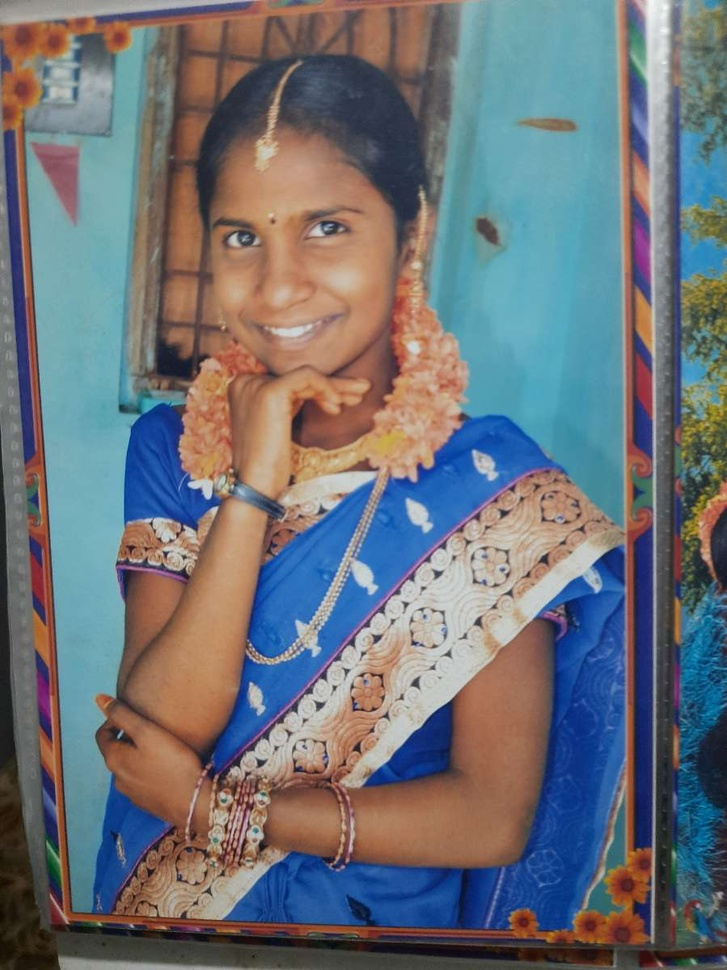
#> input picture IMG-20230904-WA0017.jpg, 727 x 970 px, shrunk from 899 x 1199 before the run, found by its file name
$ python facedetection.py
#> lines starting #> are read from the running program, lines starting #| are printed output that depends on the picture; after the words box and inside, x2 and y2 are one past the last pixel; in counts of white or black regions, pixels touching at a corner belong together
import cv2

face_cascade=cv2.CascadeClassifier(r'C:\Users\maddi\Desktop\codsoft\codsoft2\haarcascade_frontalface_default.xml')
img=cv2.imread(r'C:\Users\maddi\Desktop\codsoft\codsoft2\IMG-20230904-WA0017.jpg')
#> img is the input picture: shape (970, 727, 3); mean B, G, R 119.5, 113.7, 109.6
gray=cv2.cvtColor(img,cv2.COLOR_BGR2GRAY)
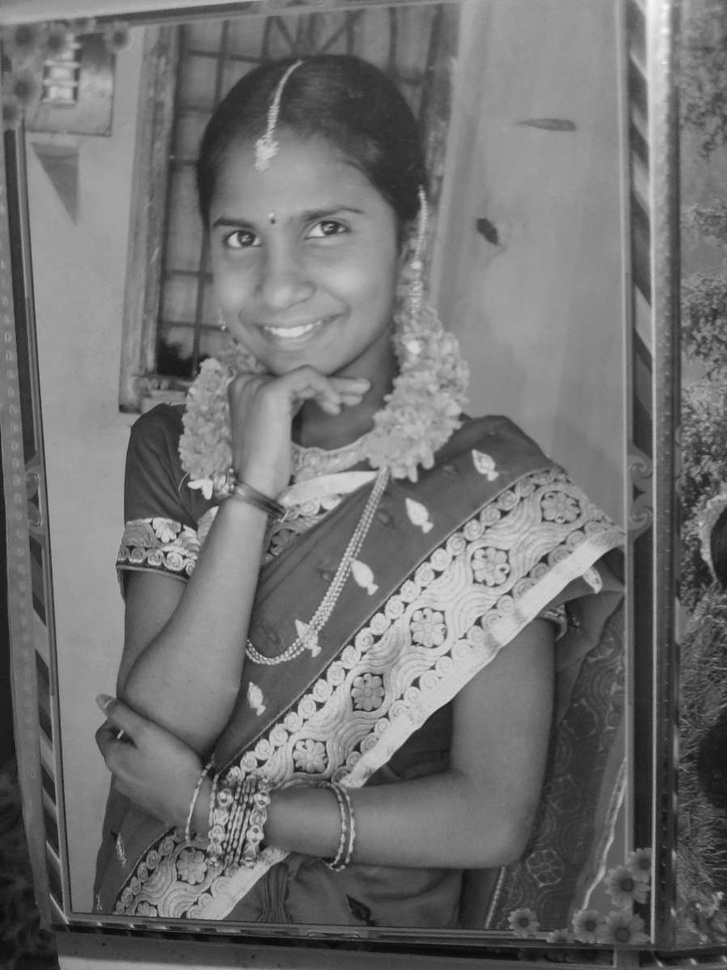
#> gray: shape (970, 727); min 6, max 251, mean 113.2
faces=face_cascade.detectMultiScale(gray,1.1,4)
#> faces = [[175, 147, 226, 226]]

for (x,y,w,h) in faces:
    cv2.rectangle(img,(x,y),(x+w,y+h),(255,0,0),3)
#> this loop made 1 pass
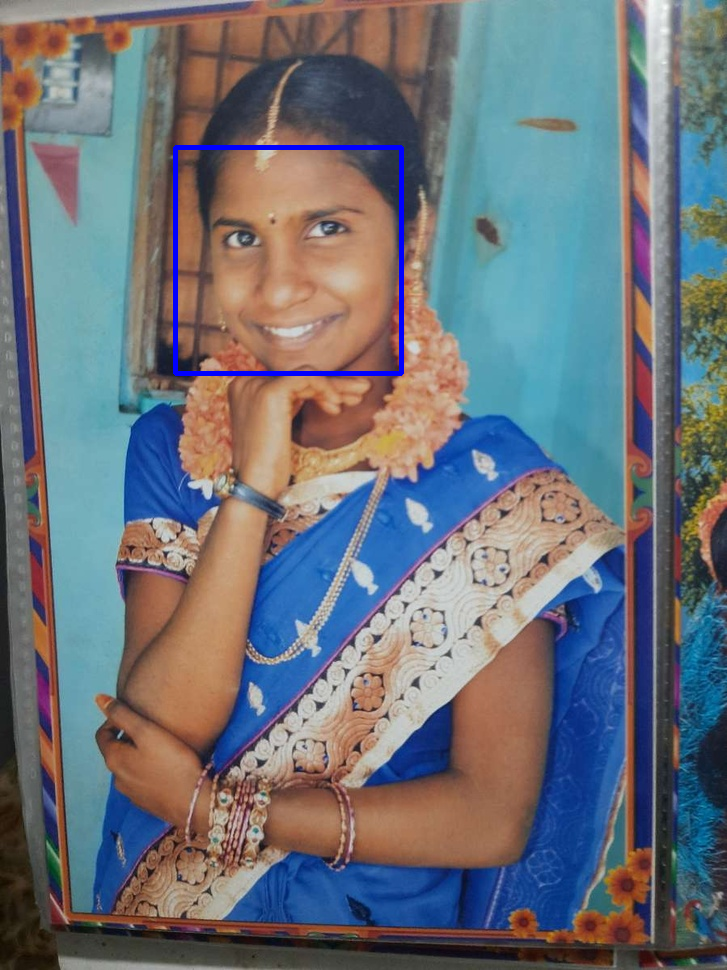
#> img: shape (970, 727, 3); 0.64% of pixels changed, all inside (x1, y1, x2, y2) = (173, 145, 404, 376)
cv2.imshow('img',img)
cv2.waitKey()

$ run again, with IMG-20230904-WA0010.jpg copied over IMG-20230904-WA0017.jpg
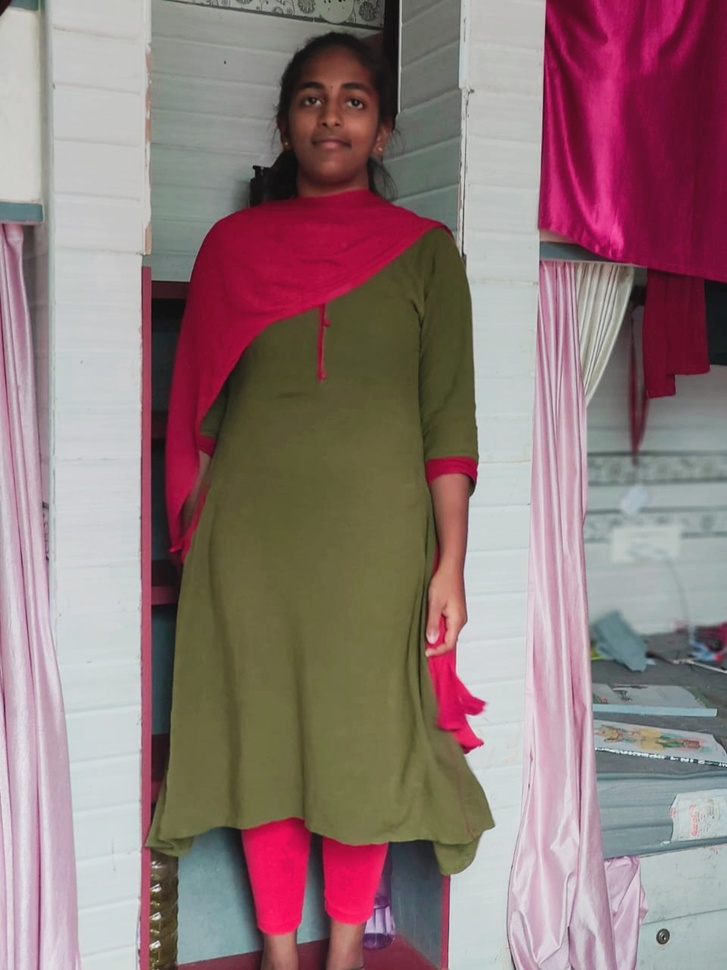
#> input picture IMG-20230904-WA0010.jpg, 727 x 970 px, shrunk from 960 x 1280 before the run, found by its file name
#> img is the input picture: shape (970, 727, 3); mean B, G, R 122.7, 121.9, 145
#> `gray=cv2.cvtColor(img,cv2.COLOR_BGR2GRAY)`:
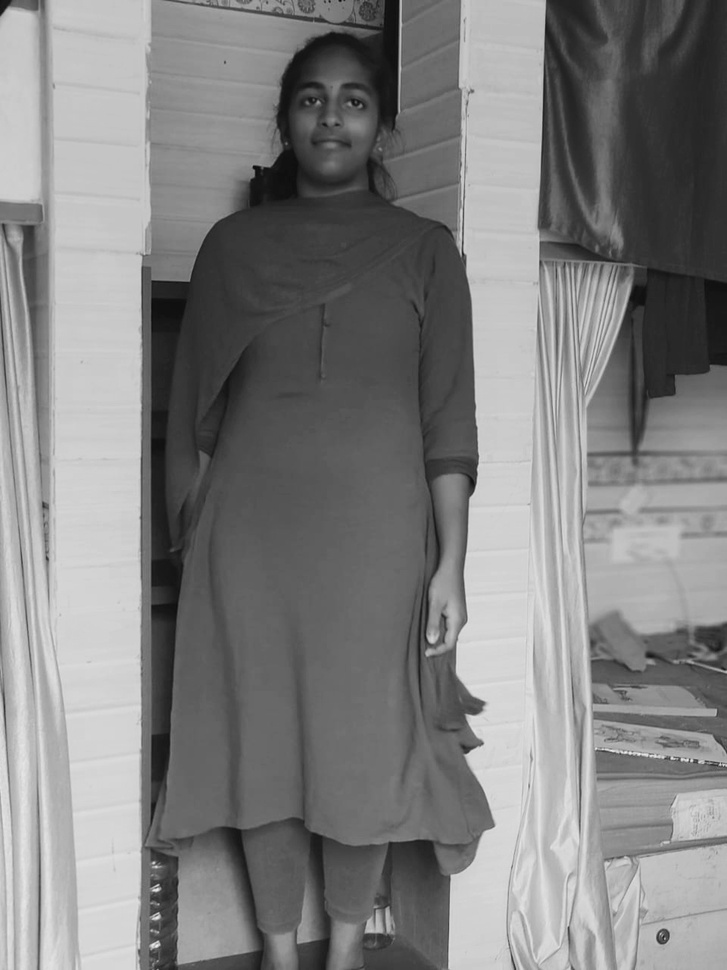
#> gray: shape (970, 727); min 10, max 242, mean 128.9
#> faces = [[276, 57, 112, 112]]
#> the loop `for (x,y,w,h) in faces:` made 1 pass
#> after the loop `for (x,y,w,h) in faces:`:
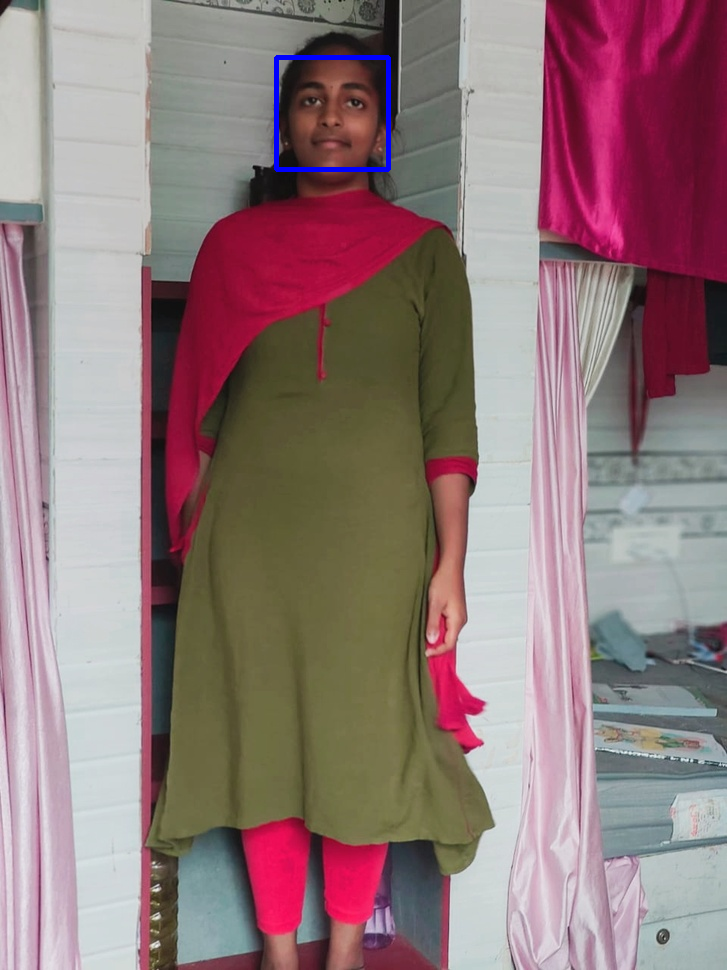
#> img: shape (970, 727, 3); 0.32% of pixels changed, all inside (x1, y1, x2, y2) = (274, 55, 391, 172)

$ run again, with IMG-20230904-WA0018.jpg copied over IMG-20230904-WA0017.jpg
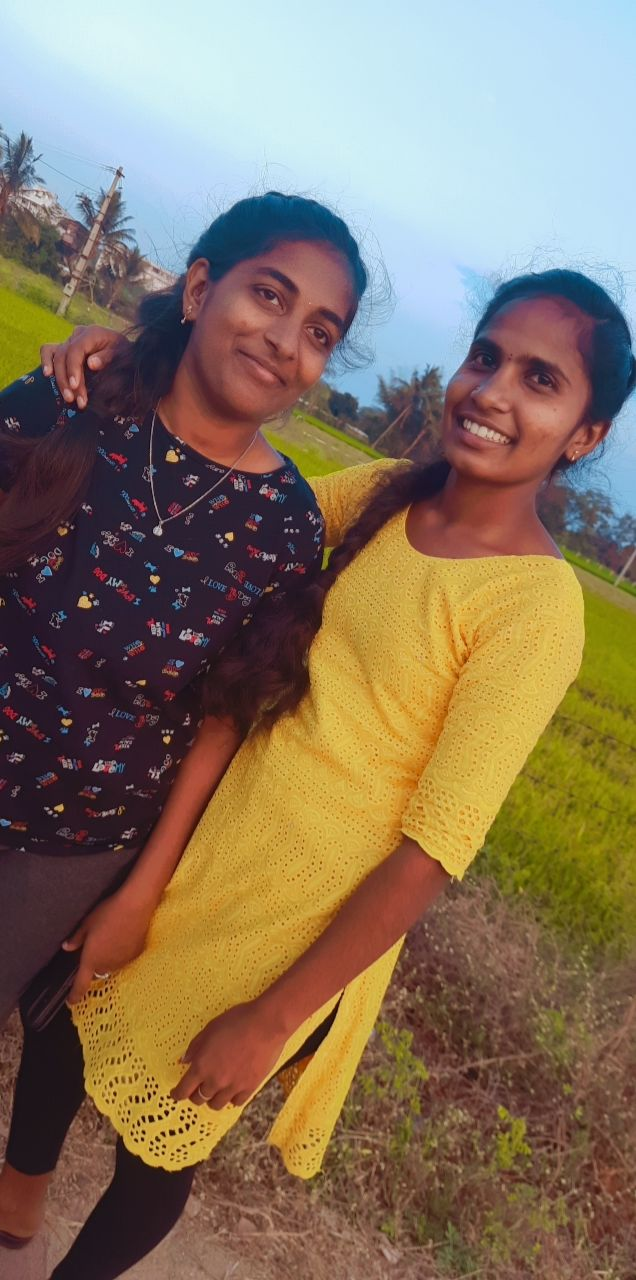
#> input picture IMG-20230904-WA0018.jpg, 636 x 1280 px, found by its file name
#> img is the input picture: shape (1280, 636, 3); mean B, G, R 95.9, 116.5, 134.3
#> `gray=cv2.cvtColor(img,cv2.COLOR_BGR2GRAY)`:
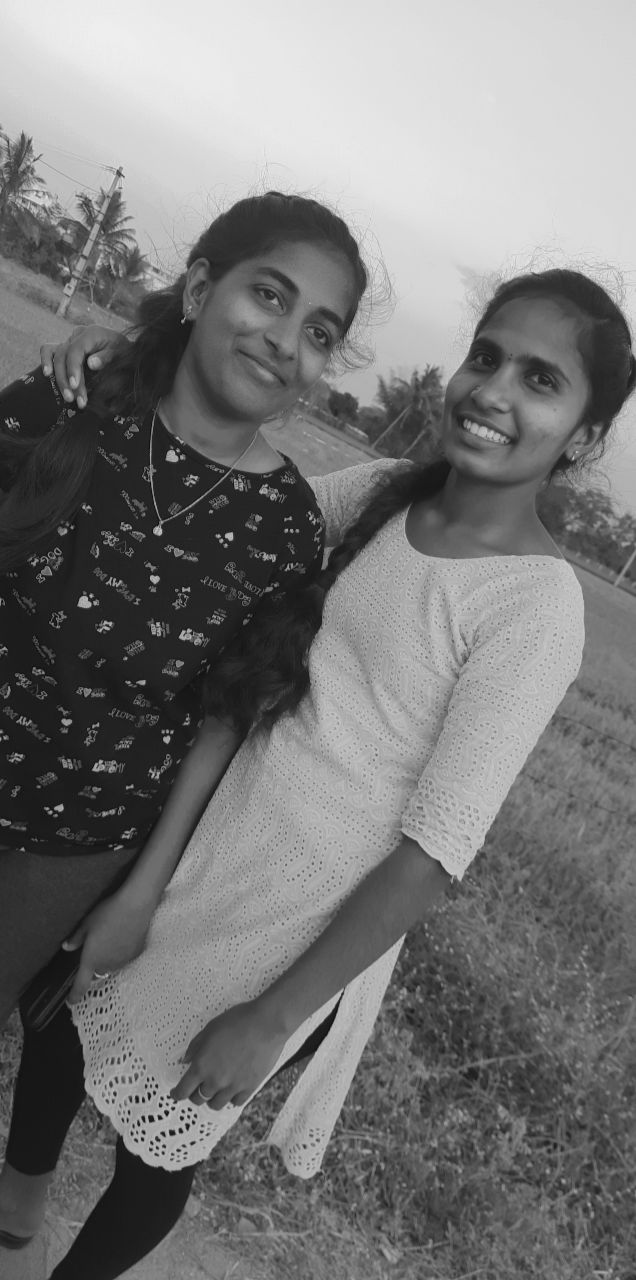
#> gray: shape (1280, 636); min 5, max 239, mean 119.4
#> faces = [[81, 1060, 54, 54], [111, 1098, 55, 55]]
#> the loop `for (x,y,w,h) in faces:` made 2 passes
#> after the loop `for (x,y,w,h) in faces:`:
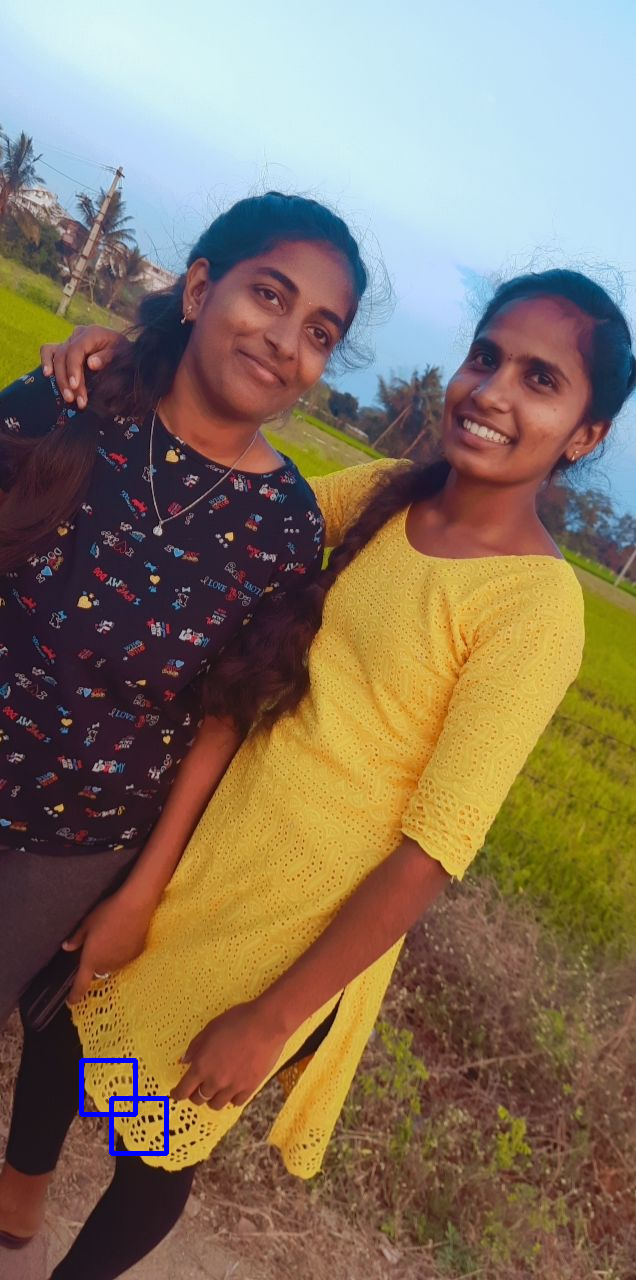
#> img: shape (1280, 636, 3); 0.26% of pixels changed, all inside (x1, y1, x2, y2) = (79, 1058, 169, 1156)

$ run again, with WIN_20230517_16_35_07_Pro.jpg copied over IMG-20230904-WA0017.jpg
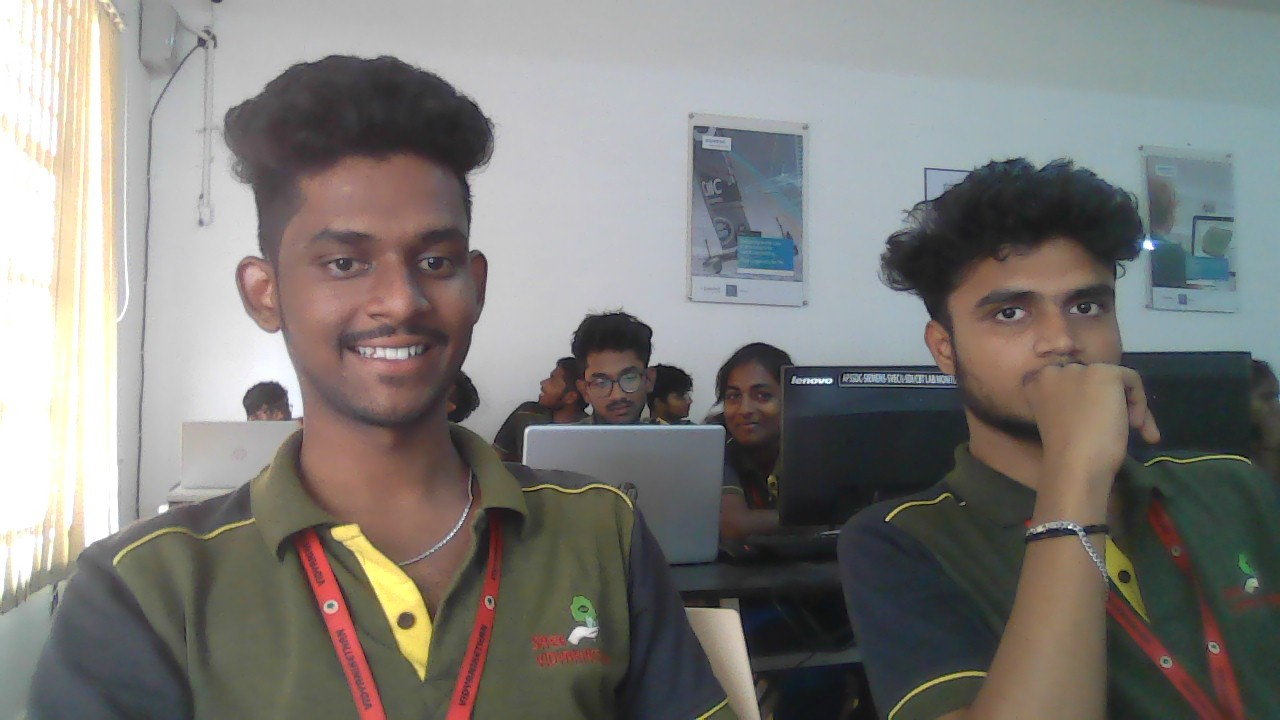
#> input picture WIN_20230517_16_35_07_Pro.jpg, 1280 x 720 px, found by its file name
#> img is the input picture: shape (720, 1280, 3); mean B, G, R 122.2, 125.4, 127.2
#> `gray=cv2.cvtColor(img,cv2.COLOR_BGR2GRAY)`:
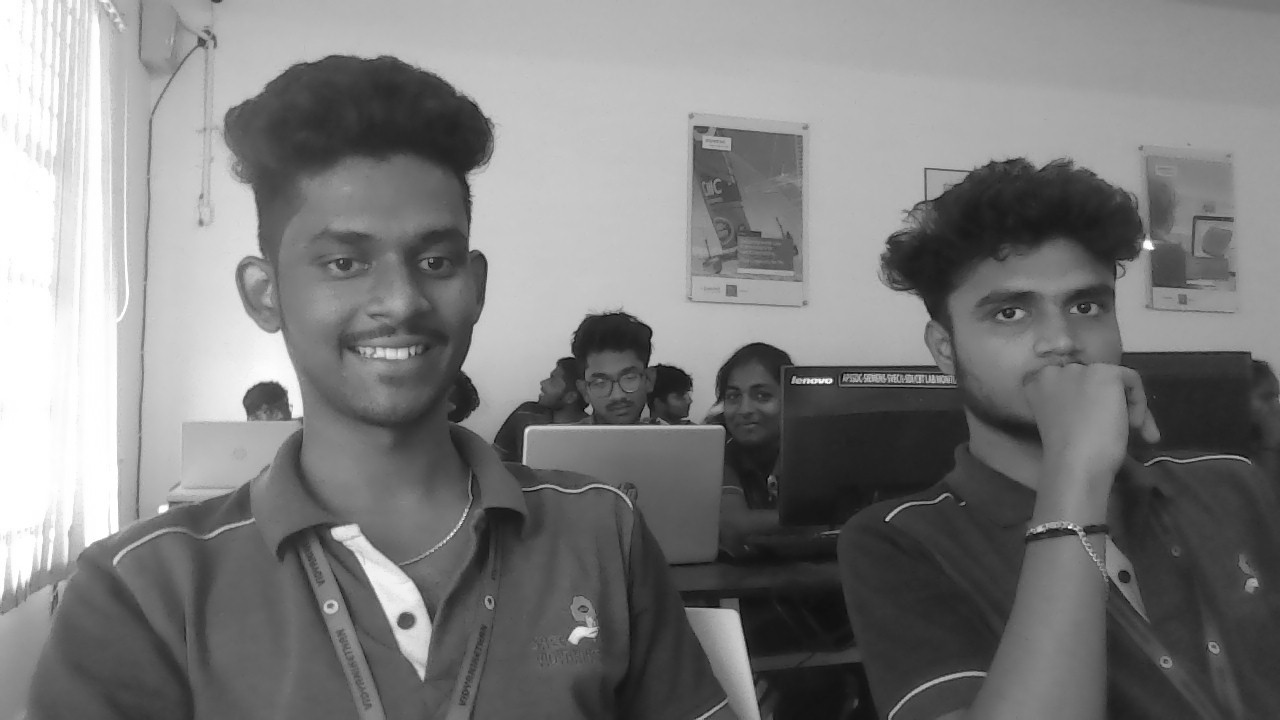
#> gray: shape (720, 1280); min 1, max 255, mean 125.6
#> faces = [[710, 365, 76, 76], [577, 347, 75, 75], [1013, 486, 127, 127], [956, 232, 188, 188], [291, 180, 211, 211]]
#> the loop `for (x,y,w,h) in faces:` made 5 passes
#> after the loop `for (x,y,w,h) in faces:`:
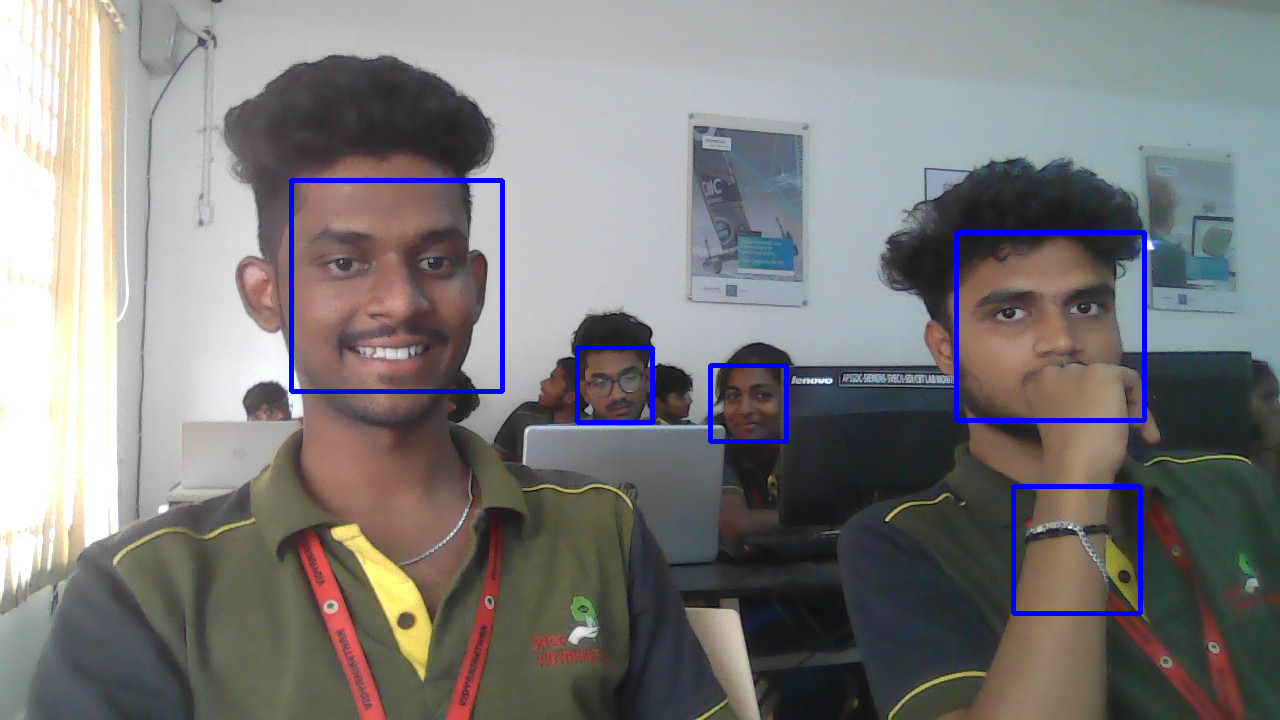
#> img: shape (720, 1280, 3); 1.46% of pixels changed, all inside (x1, y1, x2, y2) = (289, 178, 1147, 616)
